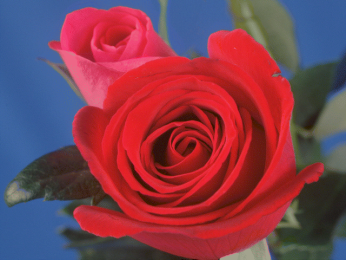
#> input picture week9/Rose.bmp, 346 x 260 px
$ jupyter execute --allow-errors IP05_brief_class.ipynb
#> lines starting #> are read from the running program, lines starting #| are printed output that depends on the picture
## 5.1 show RGB channels </font>

[cell 1]
import numpy as np
import cv2
import matplotlib.pyplot as plt

def plot_image(img, title=None, font_size=None, axis="off"):
    plt.title(title, fontsize=font_size) # plot figure + title
    plt.axis(axis) # remove axes
    if img.ndim == 3:
        plt.imshow(img)
    else:
        plt.imshow(img, cmap=plt.cm.gray)

def RGB_model( f ):
    return f[:,:,0], f[:,:,1], f[:,:,2]

def main( ):
    img = cv2.imread( "Rose.bmp", -1 )
#> img is the input picture: shape (260, 346, 3); mean B, G, R 80.2, 63.3, 128.8
    imgRGB = img[:,:,::-1]
    R, G, B = RGB_model( imgRGB)
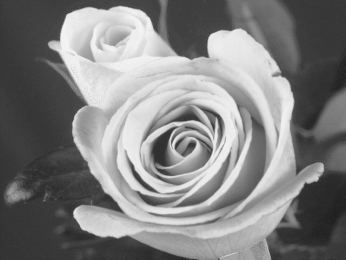
#> R: shape (260, 346); min 25, max 243, mean 128.8
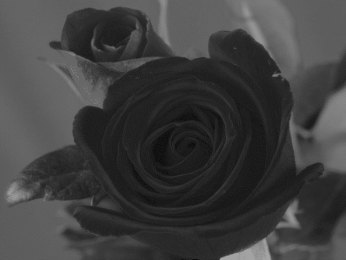
#> G: shape (260, 346); min 8, max 163, mean 63.3
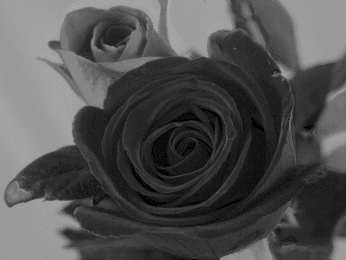
#> B: shape (260, 346); min 0, max 170, mean 80.2

    display_fig_names = [
    "Rose_Red\nshape={}".format(R.shape),
    "Rose_Green\nshape={}".format(G.shape),
    "Rose_Blue\nshape={}".format(B.shape),
    ]
    display_img = [R, G, B]
    display_fig = plt.figure(figsize=(10, 8))

    for i in range(len(display_img)):
        display_fig.add_subplot(1, len(display_img), i+1)
        plot_image(display_img[i], title=display_fig_names[i])
#> this loop made 3 passes

main( )
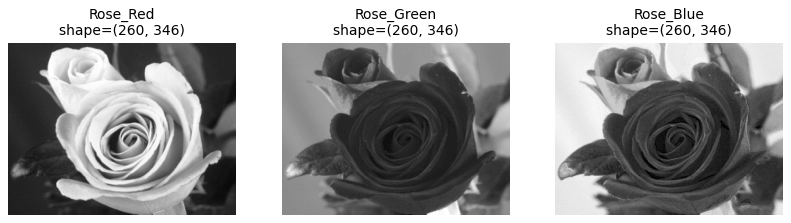
#> figure drawn by matplotlib, 3 panels

## <font color="Red"> 5.2 show CMY channels </font>

#> (a cell that did not finish here is left out)

## <font color="Red"> 5.3 show CMYK channels </font>

#> (a cell that did not finish here is left out)

## 5.4 RGB to HSI model </font>

[cell 4]
import numpy as np
import cv2

def plot_image(img, title=None, font_size=None, axis="off"):
    plt.title(title, fontsize=font_size) # plot figure + title
    plt.axis(axis) # remove axes
    if img.ndim == 3:
        plt.imshow(img)
    else:
        plt.imshow(img, cmap=plt.cm.gray)

def RGB_to_HSI( R, G, B ):
    r = R / 255
    g = G / 255
    b = B / 255
    if R == G and G == B:
        H = -1.0
        S =  0.0
        I = ( r + g + b ) / 3
    else:
        x = ( 0.5*((r-g)+(r-b)) )/np.sqrt( (r-g)**2 + (r-b)*(g-b) )
        if x < -1.0:  x = -1.0
        if x >  1.0:  x =  1.0
        theta = np.arccos( x ) * 180 / np.pi
        if B <= G:
            H = theta
        else:
            H = 360.0 - theta
        S = 1.0 - 3.0 / ( r + g + b ) * min( r, g, b )
        I = ( r + g + b ) / 3
    return H, S, I

def HSI_model( f, channel ):
#> called with channel = 1
    nr, nc = f.shape[:2]
#> nr = 260; nc = 346
    g = np.zeros( [nr, nc], dtype = 'uint8' )
    if channel == 1:   # Hue
        for x in range( nr ):
            for y in range( nc ):
                H, S, I = RGB_to_HSI( f[x,y,0], f[x,y,1], f[x,y,2] )
                if H == -1:
                    k = 0
                else:
                    k = round( H * 255 / 360 )
                g[x,y] = np.uint8( k )
#> this loop made 260 passes
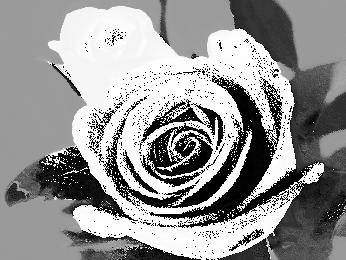
#> g: shape (260, 346); min 0, max 255, mean 148.5
    elif channel == 2:   # Saturation
        for x in range( nr ):
            for y in range( nc ):
                H, S, I = RGB_to_HSI( f[x,y,0], f[x,y,1], f[x,y,2] )
                k = round( S * 255 )
                g[x,y] = np.uint8( k )
    else:     # Intensity
        for x in range( nr ):
            for y in range( nc ):
                H, S, I = RGB_to_HSI( f[x,y,0], f[x,y,1], f[x,y,2] )
                k = round( I * 255 )
                g[x,y] = np.uint8( k )
    return g

img = cv2.imread( "Rose.bmp", -1 )
imgRGB = img[:,:,::-1]
R = imgRGB[:,:,0]
G = imgRGB[:,:,1]
B = imgRGB[:,:,2]
H = HSI_model( imgRGB, 1 )
S = HSI_model( imgRGB, 2 )
#> call 2 of HSI_model, with channel = 2
#> after the loop in HSI_model (call 2), `for x in range( nr ):`:
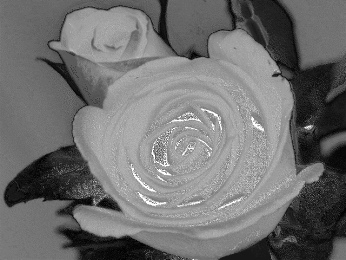
#> g: shape (260, 346); min 0, max 255, mean 112.5
I = HSI_model( imgRGB, 3 )
#> call 3 of HSI_model, with channel = 3
#> after the loop in HSI_model (call 3), `for x in range( nr ):`:
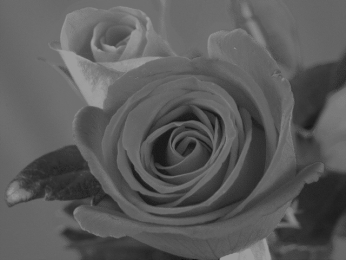
#> g: shape (260, 346); min 15, max 158, mean 90.8

display_fig_names = [
"Rose\nshape={}".format(imgRGB.shape),
"Rose_red\nshape={}".format(R.shape),
"Rose_green\nshape={}".format(G.shape),
"Rose_blue\nshape={}".format(B.shape),
"Rose_hue\nshape={}".format(H.shape),
"Rose_saturation\nshape={}".format(S.shape),
"Rose_intensity\nshape={}".format(I.shape),
]
display_img = [imgRGB, R, G, B, H, S, I]
display_fig = plt.figure(figsize=(10, 6))

for i in range(len(display_img)):
    display_fig.add_subplot(2, 4, i+1)
    plot_image(display_img[i], title=display_fig_names[i])
#> this loop made 7 passes

## <font color="Red"> 5.5 HSI to RGB model </font>

<font color="Red"> recover original RGB images from HSI images


## <font color="Red">5.6 Image Brightness</font>
<font color="Red">Step 1: RGB to YCbCr
    Step 2: apply gamma correction with gamma = 0.5 on plane Y
    Step 3: recover YCbCr to RGB
    Step 4: compare with gamma correction with gamma = 0.5 on planes RGB

[cell 5]
import numpy as np
import cv2

def plot_image(img, title=None, font_size=None, axis="off"):
    plt.title(title, fontsize=font_size) # plot figure + title
    plt.axis(axis) # remove axes
    if img.ndim == 3:
        plt.imshow(img)
    else:
        plt.imshow(img, cmap=plt.cm.gray)

def gamma_correction( f, gamma = 2.0 ):
    g = f.copy( )
    nr, nc = f.shape[:2]
    c =  255.0 / ( 255.0 ** gamma )
    table = np.zeros( 256 )
    for i in range( 256 ):
        table[i] = round( c * i ** gamma, 0 )
    if f.ndim != 3:
        for x in range( nr ):
            for y in range( nc ):
                g[x,y] = table[f[x,y]]
    else:
        for x in range( nr ):
            for y in range( nc ):
                for k in range( 3 ):
                    g[x,y,k] = table[f[x,y,k]]
    return g

def RGB_2_YCrCb( f ):
    ycrcb = cv2.cvtColor( f, cv2.COLOR_BGR2YCrCb )
#> ycrcb: shape (260, 346, 3); mean of channels 0, 1, 2 75.8, 131.1, 157.9
    return ycrcb[:,:,0], ycrcb[:,:,1], ycrcb[:,:,2]

def YCrCb_brightness( f , rate):
#------------------ Code Here --------------------#


#------------------ Code Here --------------------#
    return ycrcb[:,:,0], newimg

def RGB_brightness( f , rate):
#------------------ Code Here --------------------#


#------------------ Code Here --------------------#
    return newf

img = cv2.imread( "Rose.bmp", -1 )
imgRGB = img[:,:,::-1]
Y, Cb,Cr = RGB_2_YCrCb(imgRGB)
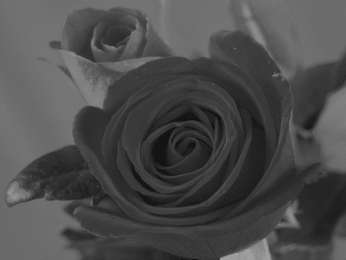
#> Y: shape (260, 346); min 12, max 157, mean 75.8
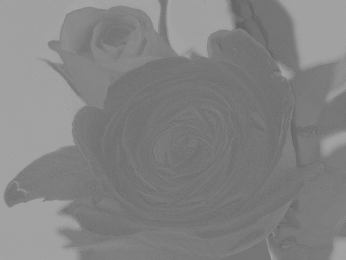
#> Cb: shape (260, 346); min 99, max 169, mean 131.1
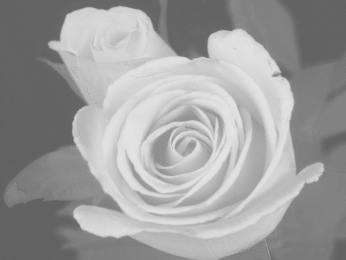
#> Cr: shape (260, 346); min 95, max 230, mean 157.9
rate = 0.5
#> (the rest of this cell did not finish here and is left out)

newImg2 = RGB_brightness( imgRGB , rate)

display_fig_names = [
"Rose\nshape={}".format(imgRGB.shape),
"Rose_Y\nshape={}".format(Y.shape),
"Rose_Cb\nshape={}".format(Cb.shape),
"Rose_Cr\nshape={}".format(Cr.shape),
"Rose_newY\nshape={}".format(newY.shape),
"Rose_newYImg\nshape={}".format(newImg.shape),
"Rose_newRGBImg\nshape={}".format(newImg2.shape),
]
display_img = [imgRGB, Y, Cb, Cr, newY, newImg, newImg2]
display_fig = plt.figure(figsize=(8, 4))

for i in range(len(display_img)):
    display_fig.add_subplot(2, 4, i+1)
    plot_image(display_img[i], title=display_fig_names[i])
